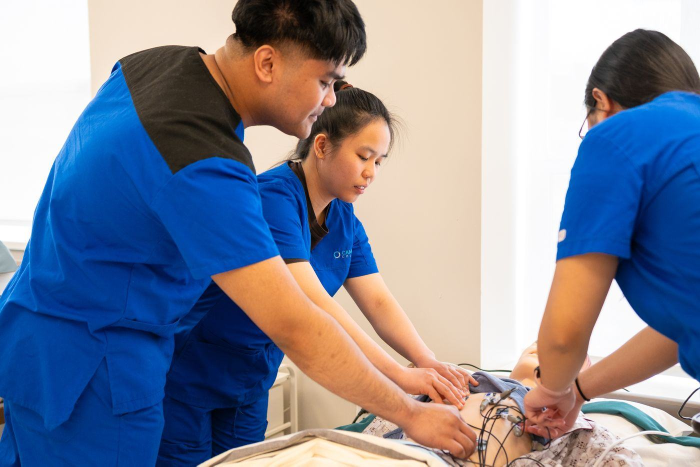
#> input picture img/groep/zorg.jpg, 1400 x 933 px (shown at 1/2 size)
$ python kleur_fotos.py ../img/groep/zorg.jpg ../img/groep/zorg.jpg
#> lines starting #> are read from the running program, lines starting #| are printed output that depends on the picture
#> in bewaar, im is the input picture: PIL image 1400x933 RGB; mean R, G, B 132.3, 137.1, 154.1
"""Geeft een foto dezelfde look als de rest van de site: iets warmer, wat meer contrast en kleur,
en lichte korrel. Zo passen stock en AI-beeld bij elkaar zonder dat alles vlak en beige wordt.

    python tools/kleur_fotos.py bron.png img/groep/zorg.jpg
"""
import os, sys
import numpy as np
from PIL import Image, ImageEnhance


def look(im):
    im = ImageEnhance.Color(im.convert("RGB")).enhance(1.18)  # de AI-beelden zijn van zichzelf vrij grauw
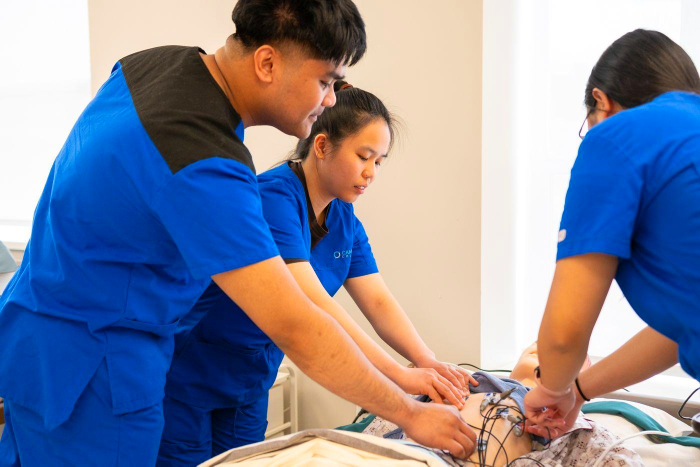
#> im: PIL image 1400x933 RGB (shown at 1/2 size); mean R, G, B 133.7, 136.6, 156.7
    a = np.asarray(im).astype(np.float32) / 255
    lo, hi = np.percentile(a.mean(axis=2), [1, 99])
#> lo = 0.0667; hi = 1
    a = np.clip((a - lo) / max(hi - lo, 0.2), 0, 1)           # volle toonomvang
    a = a + 0.18 * a * (1 - a) * (2 * a - 1) * 2               # zachte S-curve: meer contrast
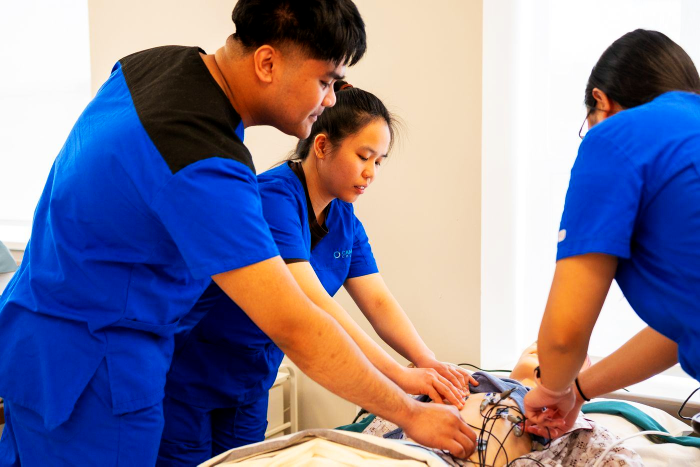
#> a: shape (933, 1400, 3) float32 (shown at 1/2 size); mean R, G, B 0.52, 0.498, 0.593
    a[..., 0] *= 1.015                                         # net iets warmer
    a[..., 2] *= 0.985
    rng = np.random.default_rng(7)
    a += rng.normal(0, 0.008, a.shape[:2])[..., None]          # lichte korrel
    return Image.fromarray((np.clip(a, 0, 1) * 255).astype(np.uint8))


def bewaar(bron, doel, breed=1400):
    im = Image.open(bron)
    if im.width > breed:
        im = im.resize((breed, round(im.height * breed / im.width)), Image.LANCZOS)
    im = look(im)
    im.save(doel, quality=78, optimize=True, progressive=True)
    klein = os.path.join(os.path.dirname(doel), "klein", os.path.basename(doel))
    if os.path.isdir(os.path.dirname(klein)):
        im.resize((640, round(im.height * 640 / im.width)), Image.LANCZOS).save(klein, quality=76, optimize=True, progressive=True)


if __name__ == "__main__":
    bewaar(sys.argv[1], sys.argv[2])

$ run again, with img/groep/communicatie.jpg copied over img/groep/zorg.jpg
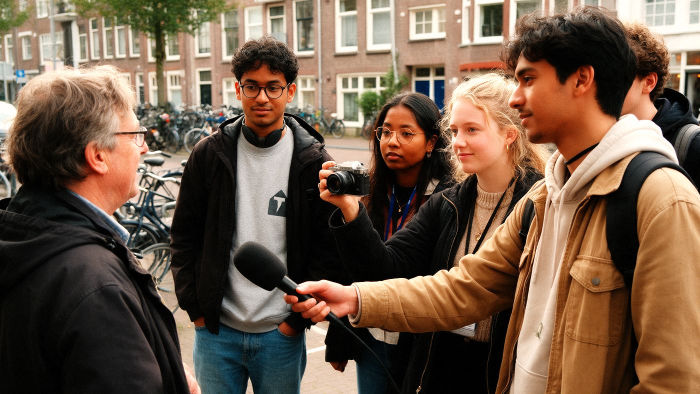
#> input picture img/groep/communicatie.jpg, 1400 x 788 px (shown at 1/2 size)
#> in bewaar, im is the input picture: PIL image 1400x788 RGB; mean R, G, B 113.9, 91.3, 73.2
#> lo = 0.00261; hi = 0.975
#> in look, `a = a + 0.18 * a * (1 - a) * (2 * a - 1) * 2`:
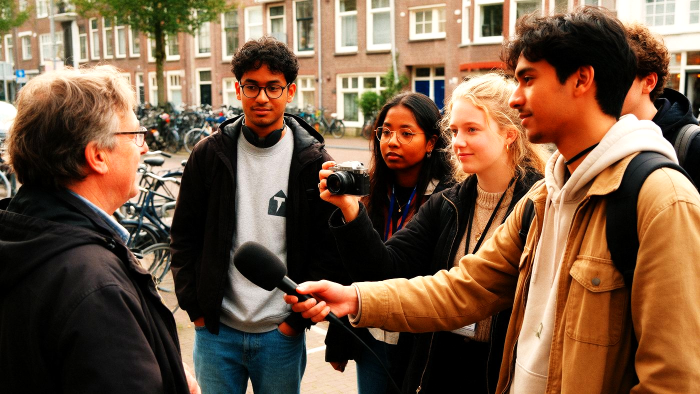
#> a: shape (788, 1400, 3) float32 (shown at 1/2 size); mean R, G, B 0.468, 0.355, 0.267

$ run again, with img/groep/design.jpg copied over img/groep/zorg.jpg
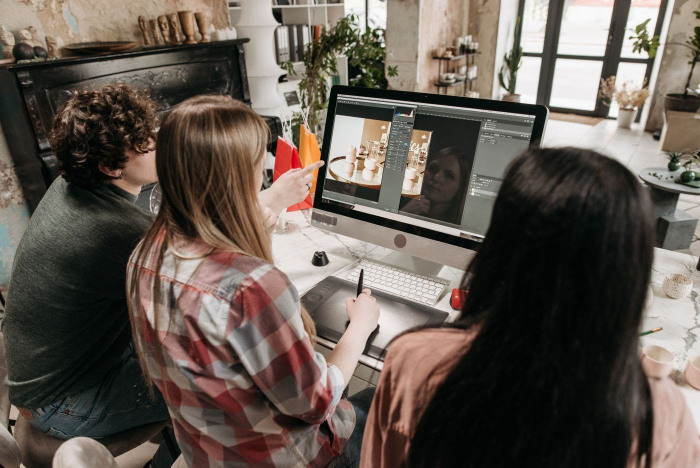
#> input picture img/groep/design.jpg, 1400 x 935 px (shown at 1/2 size)
#> in bewaar, im is the input picture: PIL image 1400x935 RGB; mean R, G, B 99.8, 89.9, 81.8
#> lo = 0.0118; hi = 0.954
#> in look, `a = a + 0.18 * a * (1 - a) * (2 * a - 1) * 2`:
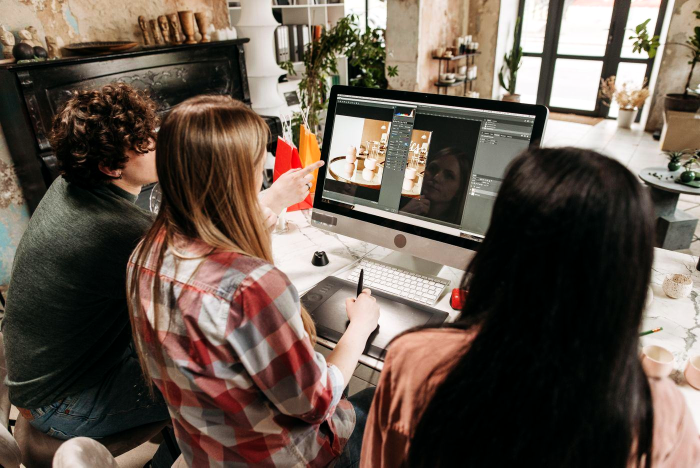
#> a: shape (935, 1400, 3) float32 (shown at 1/2 size); mean R, G, B 0.405, 0.351, 0.31
